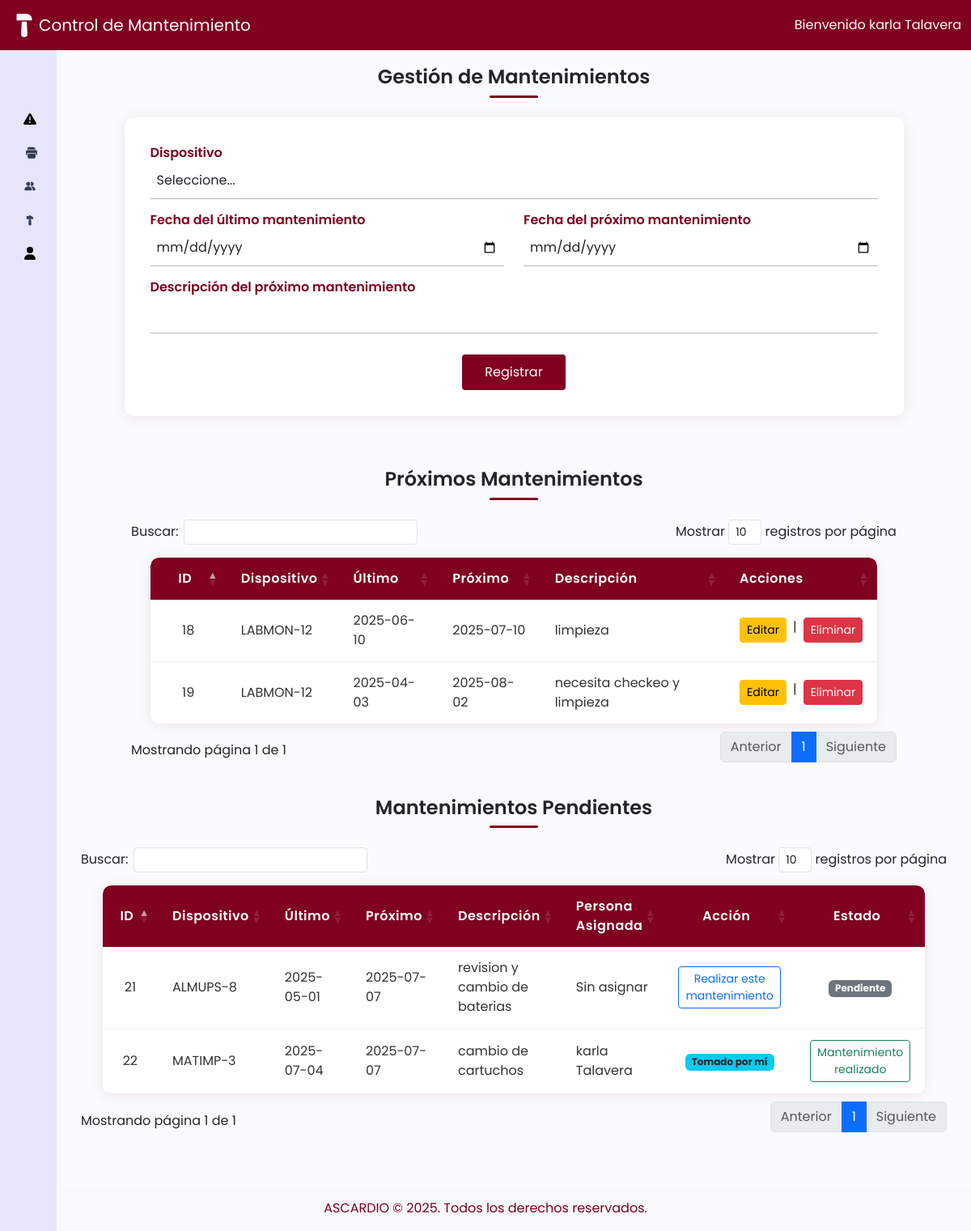
Page /index.php?vista=mantenimiento (signed in) on the committed database.
### tables this page shows
CREATE TABLE `mantenimiento` (
  `id` int(11) NOT NULL,
  `codigo_dispositivo` varchar(20) NOT NULL,
  `fecha_ultimo_mantenimiento` date NOT NULL,
  `fecha_proximo_mantenimiento` date NOT NULL,
  `descripcion_proximo_mantenimiento` text DEFAULT NULL,
  `persona_asignada` int(11) DEFAULT NULL,
  `fecha_realizado` date DEFAULT NULL
);

CREATE TABLE `usuarios` (
  `id` int(11) NOT NULL,
  `nombre` varchar(50) NOT NULL,
  `apellido` varchar(50) NOT NULL,
  `usuario` varchar(50) NOT NULL,
  `contrasena` varchar(255) NOT NULL,
  `rol` enum('administrador','usuario') NOT NULL DEFAULT 'usuario'
);

### controladores/controladorMantenimiento.php (called while the page is built, shortened)
<?php
require_once dirname(__DIR__) . '/modelos/modeloMantenimiento.php';
require_once dirname(__DIR__) . '/modelos/modeloUsuario.php';
class controladorMantenimiento {
    private $modelo;
    public function __construct() {
        $this->modelo = new modeloMantenimiento();
    }
    public function mostrarMantenimientos() {
        $editando = false;
        $usuarioModel = new modeloUsuario();
        $usuarios = $usuarioModel->obtenerUsuarios();
        $proximos = $this->modelo->listarProximosMantenimientos();
        $pendientes = $this->modelo->listarMantenimientosPendientes();
        include dirname(__DIR__) . '/vistas/vistaMantenimiento.php';
    }
}
?>

### modelos/modeloMantenimiento.php (called while the page is built, shortened)
<?php
require_once dirname(__DIR__) . '/config/conexion.php';
class modeloMantenimiento {
    private $conexion;
    public function __construct() {
        $bd = new Base_Datos();
        $this->conexion = $bd->Conexion_Base_Datos();
    }
    public function listarProximosMantenimientos() {
        $sql = "SELECT * FROM mantenimiento WHERE fecha_proximo_mantenimiento > CURDATE() ORDER BY fecha_proximo_mantenimiento ASC";
        $stmt = $this->conexion->prepare($sql);
        $stmt->execute();
        return $stmt->fetchAll(PDO::FETCH_ASSOC);
    }
    public function listarMantenimientosPendientes() {
        $sql = "SELECT * FROM mantenimiento WHERE fecha_proximo_mantenimiento <= CURDATE() ORDER BY fecha_proximo_mantenimiento ASC";
        $stmt = $this->conexion->prepare($sql);
        $stmt->execute();
        return $stmt->fetchAll(PDO::FETCH_ASSOC);
    }
}
?>

### config/conexion.php (called while the page is built, shortened)
<?php
  class Base_Datos{
    private $Nombre_Servidor = "localhost";
    private $Nombre_Base_Datos = "Mantenimiento_AscardioDB;";
    private $Nombre_Usuario = "root";
    private $Pass = "";
    public function Conexion_Base_Datos(){
       $this->Conexion = null;
       try{
             $this-> Conexion = new PDO("mysql:host={$this->Nombre_Servidor};dbname={$this->Nombre_Base_Datos}",
             $this->Nombre_Usuario,
             $this->Pass
        );
        $this->Conexion->setAttribute(PDO::ATTR_ERRMODE, PDO::ERRMODE_EXCEPTION);
       }catch(PDOException $e){
         die ("Error de Conexion:" . $e->getMessage());
       }
       return $this->Conexion;
    }
    }
?>

### modelos/modeloUsuario.php (called while the page is built, shortened)
<?php
require_once dirname(__DIR__) . '/config/conexion.php';
class modeloUsuario {
    private $conexion;
    public function __construct() {
        $bd = new Base_Datos();
        $this->conexion = $bd->Conexion_Base_Datos();
    }
    public function obtenerUsuarios() {
        $sql = "SELECT * FROM usuarios";
        $stmt = $this->conexion->prepare($sql);
        $stmt->execute();
        return $stmt->fetchAll(PDO::FETCH_ASSOC);
    }
}

### vistas/vistaMantenimiento.php (the view, shortened to what this page needs)
<?php include 'header.php'; ?>
<div class="main p-3">
    <h1>Gestión de Mantenimientos</h1>
    <div class="titulo-linea"></div>
    <form method="POST" class="device-form mb-4">
        <section class="form-row">
            <label class="form-label flex-grow">
                Dispositivo
                <select class="form-control" name="codigo_dispositivo" id="codigo_dispositivo" required>
                    <option value="">Seleccione...</option>
                </select>
            </label>
        </section>
        <section class="form-row">
            <label class="form-label flex-grow">
                Fecha del último mantenimiento
                <input type="date" class="form-control" name="fecha_ultimo_mantenimiento" id="fecha_ultimo_mantenimiento" required
                    value="<?php
                    ?>">
            </label>
            <label class="form-label flex-grow">
                Fecha del próximo mantenimiento
                <input type="date" class="form-control" name="fecha_proximo_mantenimiento" required
                    value="<?= $editando ? htmlspecialchars($mantenimientoEditar['fecha_proximo_mantenimiento']) : '' ?>">
            </label>
        </section>
        <section class="form-row">
            <label class="form-label flex-grow">
                Descripción del próximo mantenimiento
                <input type="text" class="form-control" name="descripcion_proximo_mantenimiento" required
                    value="<?= $editando ? htmlspecialchars($mantenimientoEditar['descripcion_proximo_mantenimiento']) : '' ?>">
            </label>
        </section>
        <div class="form-buttons">
            <?php if ($editando): ?>
                <button type="submit" name="actualizar" class="btn btn-primary">Actualizar</button>
                <a href="index.php?vista=mantenimiento" class="btn btn-secondary">Cancelar</a>
            <?php else: ?>
                <button type="submit" name="registrar" class="btn btn-primary">Registrar</button>
            <?php endif; ?>
        </div>
    </form>
    <h1>Próximos Mantenimientos</h1>
    <div class="titulo-linea"></div>
    <table class="device-table" id= "pendientes">
        <thead>
            <tr>
                <th>ID</th>
                <th>Dispositivo</th>
                <th>Último</th>
                <th>Próximo</th>
                <th>Descripción</th>
                <th>Acciones</th>
            </tr>
        </thead>
        <tbody>
            <?php foreach ($proximos as $m): ?>
                <tr>
                    <td><?= htmlspecialchars($m['id']) ?></td>
                    <td><?= htmlspecialchars($m['codigo_dispositivo']) ?></td>
                    <td><?= htmlspecialchars($m['fecha_ultimo_mantenimiento']) ?></td>
                    <td><?= htmlspecialchars($m['fecha_proximo_mantenimiento']) ?></td>
                    <td><?= htmlspecialchars($m['descripcion_proximo_mantenimiento']) ?></td>
                    <td>
                        <div class="d-flex gap-2">
                            <a href="index.php?vista=mantenimiento&editar=<?= urlencode($m['id']) ?>" class="btn btn-sm btn-warning">Editar</a> |
                            <a href="index.php?vista=mantenimiento&eliminar=<?= urlencode($m['id']) ?>" class="btn btn-sm btn-danger" onclick="return confirm('¿Seguro que deseas eliminar este dispositivo?')">Eliminar</a>
                        </div>
                    </td>
                </tr>
            <?php endforeach; ?>
        </tbody>
    </table>
    <h1>Mantenimientos Pendientes</h1>
    <div class="titulo-linea"></div>
    <table class="device-table" id="pendientes" >
        <thead>
            <tr>
                <th>ID</th>
                <th>Dispositivo</th>
                <th>Último</th>
                <th>Próximo</th>
                <th>Descripción</th>
                <th>Persona Asignada</th>
                <th class="text-center">Acción</th>
                <th class="text-center">Estado</th>
            </tr>
        </thead>
        <tbody>
            <?php foreach ($pendientes as $m): ?>
                <?php if (!empty($m['fecha_realizado'])) continue; ?>
                <tr>
                    <td><?= htmlspecialchars($m['id']) ?></td>
                    <td><?= htmlspecialchars($m['codigo_dispositivo']) ?></td>
                    <td><?= htmlspecialchars($m['fecha_ultimo_mantenimiento']) ?></td>
                    <td><?= htmlspecialchars($m['fecha_proximo_mantenimiento']) ?></td>
                    <td><?= htmlspecialchars($m['descripcion_proximo_mantenimiento']) ?></td>
                    <td>
                        <?php
                        $persona = '';
                        foreach ($usuarios as $u) {
                            if ($u['id'] == $m['persona_asignada']) {
                                $persona = $u['nombre'] . ' ' . $u['apellido'];
                                break;
                            }
                        }
                        echo $persona ?: 'Sin asignar';
                        ?>
                    </td>
                   <td class="text-center align-middle">
                        <?php if (!$m['persona_asignada']): ?>
                            <form method="POST" action="index.php?vista=mantenimiento#pendientes" class="d-inline-block">
                                <button type="submit" class="btn btn-sm btn-outline-primary">Realizar este mantenimiento</button>
                            </form>
                        <?php elseif ($m['persona_asignada'] == $_SESSION['usuario']['id']): ?>
                            <span class="badge bg-info text-dark">Tomado por mí</span>
                        <?php else: ?>
                            <span class="badge bg-success">Tomado</span>
                        <?php endif; ?>
                    </td>
                    <td class="text-center align-middle">
                        <?php if (
                            $m['persona_asignada']
                            && $m['persona_asignada'] == $_SESSION['usuario']['id']
                            && empty($m['fecha_realizado'])
                        ): ?>
                            <form method="POST" action="index.php?vista=mantenimiento#pendientes" class="d-inline-block">
                                <button type="submit" class="btn btn-sm btn-outline-success">Mantenimiento realizado</button>
                            </form>
                        <?php elseif (!empty($m['fecha_realizado'])): ?>
                            <span class="badge bg-success">Realizado</span>
                        <?php elseif ($m['persona_asignada']): ?>
                            <span class="badge bg-warning text-dark">Por confirmación</span>
                        <?php else: ?>
                            <span class="badge bg-secondary">Pendiente</span>
                        <?php endif; ?>
                    </td>
                </tr>
            <?php endforeach; ?>
        </tbody>
    </table>
</div>
<?php include 'footer.php'; ?>

### vistas/estilos/style.css (style rules this page uses)
a { text-decoration: none; }
span { color: rgb(3, 3, 54) }
h1 { font-weight: 600; font-size: 1.5rem; text-align: center; margin-bottom: 8px; }
body { font-family: 'Poppins', sans-serif; }
.main { min-height: 100vh; width: 100%; overflow: hidden; background-color: #fafbfe; display: flex; flex-direction: column; align-items: center; }
.main { margin-top: 65px; margin-left: 70px; }

### vistas/estilos/estiloDispositivos.css (style rules this page uses)
.device-form { background: #fff; padding: 32px 32px 24px 32px; border-radius: 10px; box-shadow: 0 2px 16px rgba(128,0,32,0.10); margin-bottom: 32px; width: 90%; margin-left: auto; margin-right: auto; display: flex; flex-direction: column; align-items: center; }
.device-form .form-row { display: flex; gap: 24px; width: 100%; justify-content: space-between; margin-bottom: 10px; }
.device-form .flex-grow { flex: 1 1 0; margin-bottom: 16px; }
.device-form .form-control { border: none; border-bottom: 1.2px solid #bbb; border-radius: 0; padding: 10px 8px 10px 8px; font-size: 1rem; background: transparent; outline: none; box-shadow: none; width: 100%; transition: border-color 0.2s; }
.device-form .form-label { font-weight: 600; color: #800020; width: 100%; text-align: left; margin-bottom: 4px; }
.device-form button[name="registrar"] { width: auto; min-width: 120px; padding: 10px 28px; border-radius: 4px; border: none; background: #800020; color: #fff; font-size: 1rem; font-family: inherit; cursor: pointer; transition: background 0.2s; margin-bottom: 0; margin-right: auto; display: block; text-align: left; }
.device-table { max-width: 900px; margin-left: auto; margin-right: auto; width: 95%; border-collapse: separate; border-spacing: 0; background: #fff; border-radius: 10px; overflow: hidden; box-shadow: 0 2px 16px rgba(128,0,32,0.10); font-family: 'Poppins', Arial, sans-serif; }
.device-table th, .device-table td { padding: 14px 18px; border-bottom: 1px solid #eee; text-align: left; font-size: 1rem; }
@media (min-width: 768px) { .main.p-3 { padding-left: 30px !important; padding-right: 30px !important; } }
.device-table th { background: #800020; color: #fff; font-weight: 600; letter-spacing: 0.5px; border: none; }
.device-table tr:last-child td { border-bottom: none; }
.device-table td { color: #333; vertical-align: middle; }
.device-table th:first-child, .device-table td:first-child { text-align: center; width: 50px; }
.device-table th, .device-table td { position: relative; }
.device-table th:first-child { border-top-left-radius: 10px; }
.device-table th:last-child { border-top-right-radius: 10px; }
.device-table tr:last-child td:first-child { border-bottom-left-radius: 10px; }
.device-table tr:last-child td:last-child { border-bottom-right-radius: 10px; }
.device-form .form-buttons { display: flex; gap: 12px; margin-top: 12px; margin-bottom: 8px; align-items: center; }

### vistas/estilos/estiloUsuarios.css (style rules this page uses)
.titulo-linea { width: 60px; height: 3px; background: #800020; margin: 0 auto 24px auto; border-radius: 2px; }

### rows in the picture
mantenimiento: id "18", codigo_dispositivo "LABMON-12", fecha_ultimo_mantenimiento "2025-06-10", fecha_proximo_mantenimiento "2025-07-10", descripcion_proximo_mantenimiento "limpieza"
mantenimiento: id "19", codigo_dispositivo "LABMON-12", fecha_ultimo_mantenimiento "2025-04-03", fecha_proximo_mantenimiento "2025-08-02", descripcion_proximo_mantenimiento "necesita checkeo y limpieza"
mantenimiento: id "21", codigo_dispositivo "ALMUPS-8", fecha_ultimo_mantenimiento "2025-05-01", fecha_proximo_mantenimiento "2025-07-07", descripcion_proximo_mantenimiento "revision y cambio de baterias", persona "Sin asignar", shows "Pendiente"
mantenimiento: id "22", codigo_dispositivo "MATIMP-3", fecha_ultimo_mantenimiento "2025-07-04", fecha_proximo_mantenimiento "2025-07-07", descripcion_proximo_mantenimiento "cambio de cartuchos", persona_asignada.apellido "karla Talavera", shows "Tomado por mí"
